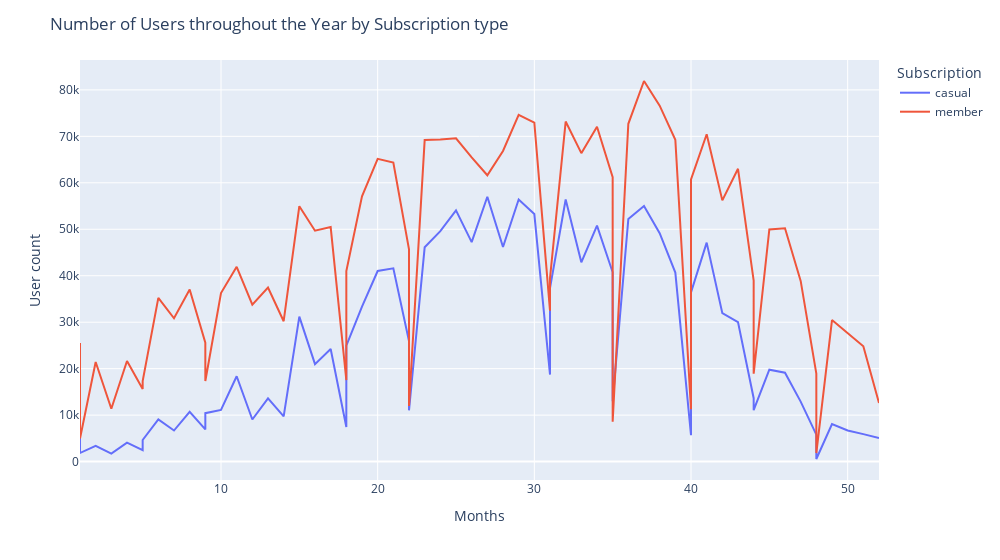

The code cell stored with this chart in its notebook:
### Code cell
member_year_line = px.line(
    member_year_count,
    x='week',
    y='count',
    color='member_casual',
    width=1000
)

member_year_line.update_layout(
    xaxis_title='Months', 
    yaxis_title='User count', 
    title='Number of Users throughout the Year by Subscription type',
    legend_title_text='Subscription',
)

member_year_line.show()

### Figure 1 — Plotly figure (JSON) as saved in the notebook; plotly's stock layout.template omitted (floating-point values rounded to 4 significant figures)
{"data": [{"hovertemplate": "member_casual=casual<br>week=%{x}<br>count=%{y}<extra></extra>", "legendgroup": "casual", "line": {"color": "#636efa", "dash": "solid"}, "marker": {"symbol": "circle"}, "mode": "lines", "name": "casual", "orientation": "v", "showlegend": true, "type": "scatter", "x": [1, 1, 2, 3, 4, 5, 5, 6, 7, 8, 9, 9, 10, 11, 12, 13, 14, 15, 16, 17, 18, 18, 19, 20, 21, 22, 22, 23, 24, 25, 26, 27, 28, 29, 30, 31, 31, 32, 33, 34, 35, 35, 36, 37, 38, 39, 40, 40, 41, 42, 43, 44, 44, 45, 46, 47, 48, 48, 49, 50, 51, 52], "xaxis": "x", "y": [5958, 1855, 3414, 1726, 4099, 2453, 4649, 9080, 6690, 10707, 6918, 10428, 11130, 18372, 9060, 13606, 9727, 31197, 20974, 24237, 7436, 24957, 33346, 41016, 41586, 25935, 11042, 46124, 49609, 54082, 47225, 56994, 46178, 56406, 53274, 18723, 37339, 56404, 42894, 50778, 40742, 13004, 52190, 55013, 49168, 40689, 5690, 36430, 47121, 31956, 30008, 13647, 11073, 19786, 19137, 12911, 5804, 560, 8078, 6691, 5917, 5074], "yaxis": "y"}, {"hovertemplate": "member_casual=member<br>week=%{x}<br>count=%{y}<extra></extra>", "legendgroup": "member", "line": {"color": "#EF553B", "dash": "solid"}, "marker": {"symbol": "circle"}, "mode": "lines", "name": "member", "orientation": "v", "showlegend": true, "type": "scatter", "x": [1, 1, 2, 3, 4, 5, 5, 6, 7, 8, 9, 9, 10, 11, 12, 13, 14, 15, 16, 17, 18, 18, 19, 20, 21, 22, 22, 23, 24, 25, 26, 27, 28, 29, 30, 31, 31, 32, 33, 34, 35, 35, 36, 37, 38, 39, 40, 40, 41, 42, 43, 44, 44, 45, 46, 47, 48, 48, 49, 50, 51, 52], "xaxis": "x", "y": [25500, 4976, 21431, 11363, 21664, 15643, 17315, 35232, 30845, 37043, 25581, 17338, 36268, 41922, 33793, 37444, 30215, 54971, 49685, 50473, 17542, 41016, 57088, 65156, 64354, 45690, 11980, 69194, 69318, 69576, 65477, 61626, 66847, 74645, 72939, 32476, 39492, 73188, 66385, 72073, 61197, 8563, 72698, 81911, 76614, 69276, 11290, 60722, 70451, 56216, 63022, 38969, 18930, 49961, 50207, 38887, 18931, 1837, 30469, 27686, 24811, 12606], "yaxis": "y"}], "layout": {"legend": {"title": {"text": "Subscription"}, "tracegroupgap": 0}, "margin": {"t": 60}, "title": {"text": "Number of Users throughout the Year by Subscription type"}, "width": 1000, "xaxis": {"anchor": "y", "domain": [0, 1], "title": {"text": "Months"}}, "yaxis": {"anchor": "x", "domain": [0, 1], "title": {"text": "User count"}}}}
